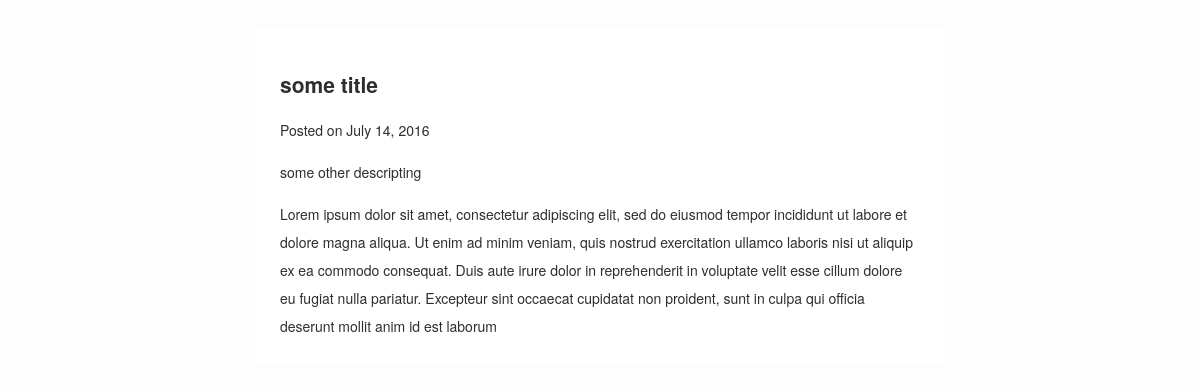
The app's page /some-title/ with its own data.
### blogsite/models.py (models this page shows)
class Post(models.Model):
	title = models.CharField(max_length=255)
	slug = models.SlugField(unique=True, max_length=255)
	description = models.CharField(max_length=255)
	content = models.TextField()
	published = models.BooleanField(default=True)
	created = models.DateTimeField(auto_now_add=True)

### blogsite/views.py (the view)
# urls.py: url(r'^(?P<slug>[\w\-]+)/$', 'blogsite.views.post'),
def post(request, slug):
	post = get_object_or_404(Post, slug=slug)
	return render(request, 'blogsite/post.html', {'post': post})

### blogsite/templates/blogsite/post.html (shortened to what this page needs)
{% extends 'base.html' %}
{% block content %}
<article>
<header>
<h1> {{post.title}} </h1>
<p>
Posted on
<time datetime="{{post.created|date:"c"}}">
{{post.created|date}}
</time>
</p>
</header>
<p class="description">
{{post.description}}
</p>
{{post.content|safe}}
</article>
{% endblock %}

### blogsite/templates/base.html (style rules this page uses)
body { background-color: #fdfdfd; color: #2e2e2e; margin: 0; padding: 0; font-size: 14px; line-height: 28px; font-family: 'Helvetica Neue', Helvetica, Arial, sans-serif; }

### records on screen
Post: title "some title", created "July 14, 2016", description "some other descripting", content "Lorem ipsum dolor sit amet, consectetur adipiscing elit, sed do eiusmod tempor incididunt ut labore et dolore magna aliqua. Ut enim ad minim veniam, quis nostrud exercitation ullamco laboris nisi ut aliquip ex ea commodo consequat. Duis aute irure dolor in reprehenderit in voluptate velit esse cillum dolore eu fugiat nulla pariatur. Excepteur sint occaecat cupidatat non proident, sunt in culpa qui officia deserunt mollit anim id est laborum"
